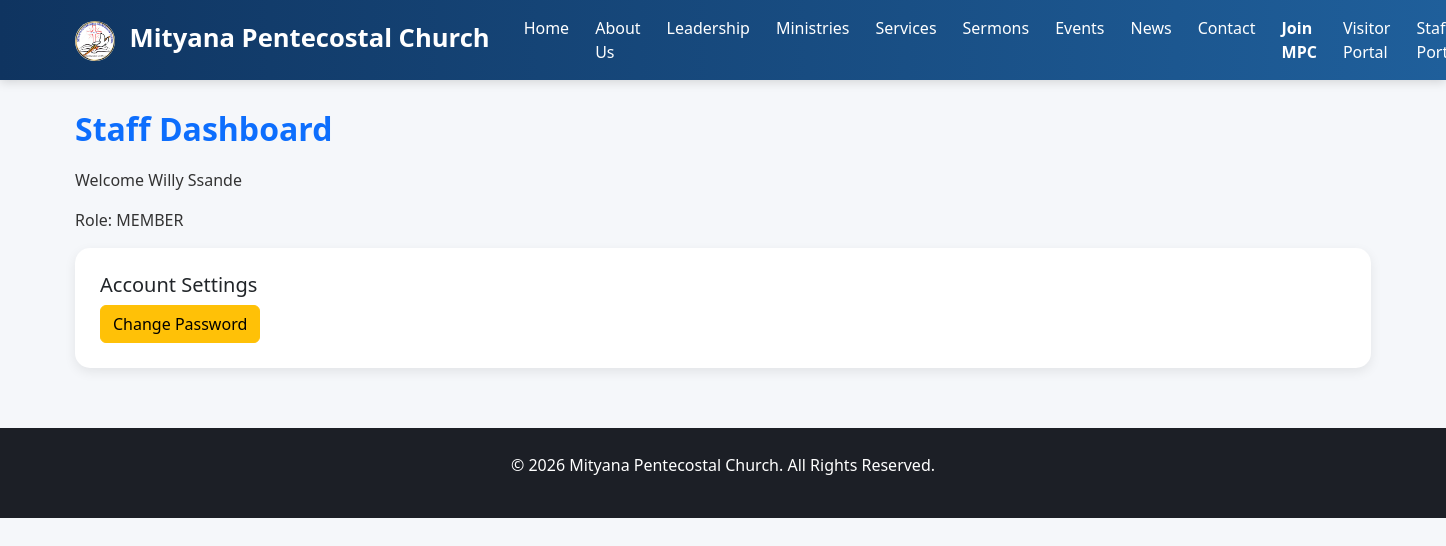
The app's page /staff/ (signed in), older data.
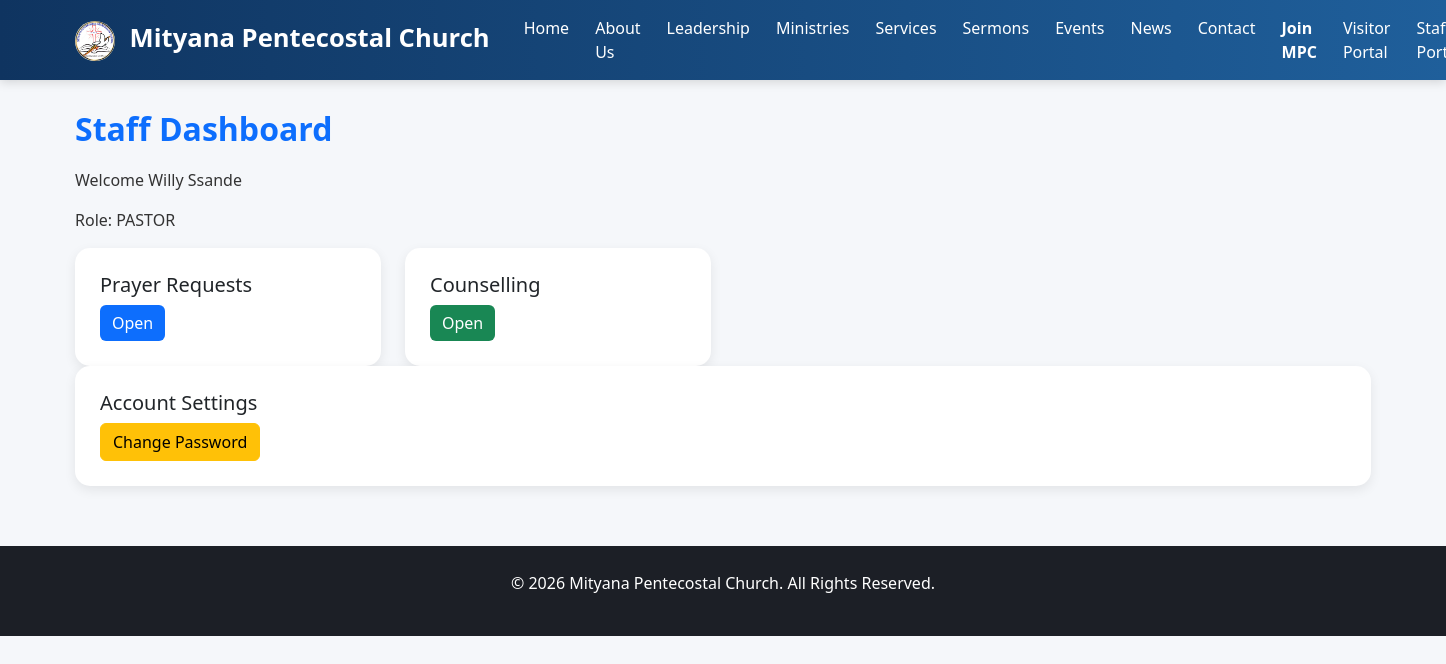
The same page, newer data.
### accounts/models.py (models this page shows, shortened)
class User(AbstractUser):
    USER_TYPES = [
        ('STAFF', 'Staff'),
        ('VISITOR', 'Visitor'),
    ]
    ROLE_CHOICES = [
        ('MEMBER', 'Member'),
        ('PASTOR', 'Pastor'),
        ('SECRETARY', 'Secretary'),
        ('TREASURER', 'Treasurer'),
        ('MINISTRY_LEADER', 'Ministry Leader'),
        ('INTERCESSOR', 'Intercessor'),
        ('SUPER_ADMIN', 'Super Admin'),
    ]
    phone_number = models.CharField(
        max_length=20,
        blank=True,
        null=True
    )
    user_type = models.CharField(
        max_length=20,
        choices=USER_TYPES,
        default='VISITOR'
    )
    role = models.CharField(
        max_length=30,
        choices=ROLE_CHOICES,
        default='MEMBER'
    )

### staff/views.py (the view)
@login_required
def staff_dashboard(request):
    if not request.user.is_staff:
        return redirect(
            '/members/dashboard/'
        )
    return render(
        request,
        'staff/dashboard.html',
        {
            'user': request.user
        }
    )

### templates/staff/dashboard.html (shortened to what this page needs)
{% extends 'base.html' %}
{% block content %}
<h2>Staff Dashboard</h2>
<p>
    Welcome {{ user.first_name }} {{ user.last_name }}
</p>
<p>
    Role: {{ user.role }}
</p>
<div class="row">
    {% if user.role == 'PASTOR' or user.role == 'INTERCESSOR' %}
    <div class="col-md-3">
        <div class="card">
            <div class="card-body">
                <h5>Prayer Requests</h5>
                <a href="/staff/prayers/"
                   class="btn btn-primary">
                    Open
                </a>
            </div>
        </div>
    </div>
    <div class="col-md-3">
        <div class="card">
            <div class="card-body">
                <h5>Counselling</h5>
                <a href="/counselling/queue/"
                class="btn btn-success">
                    Open
                </a>
            </div>
        </div>
    </div>
    {% endif %}
</div>
<div class="card">
    <div class="card-body">
        <h5>Account Settings</h5>
        <a href="/members/change-password/"
           class="btn btn-warning">
            Change Password
        </a>
    </div>
</div>
{% endblock %}

Row changes from the older to the newer data that the page shows:
changed User "Willy": role "MEMBER" → "PASTOR"
Text that changed along with them:
text now shown: "Prayer Requests Open Counselling Open"
